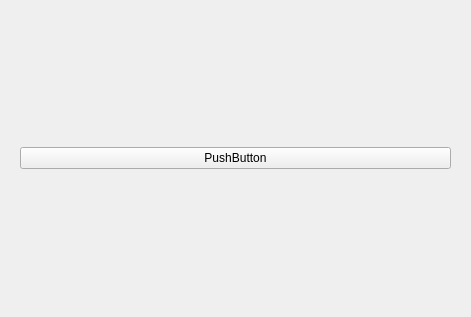
<?xml version="1.0" encoding="UTF-8"?>
<ui version="4.0">
 <class>Form</class>
 <widget class="qMRMLWidget" name="Form">
  <property name="geometry">
   <rect>
    <x>0</x>
    <y>0</y>
    <width>471</width>
    <height>317</height>
   </rect>
  </property>
  <property name="windowTitle">
   <string>Form</string>
  </property>
  <layout class="QVBoxLayout" name="verticalLayout">
   <item>
    <widget class="qMRMLCollapsibleButton" name="ResectionsCollapsibleButton" native="true">
     <property name="text" stdset="0">
      <string>Segments</string>
     </property>
     <layout class="QVBoxLayout" name="verticalLayout2">
      <item>
       <widget class="QPushButton" name="pushButton">
        <property name="text">
         <string>PushButton</string>
        </property>
       </widget>
      </item>
     </layout>
    </widget>
   </item>
  </layout>
 </widget>
 <customwidgets>
  <customwidget>
   <class>qMRMLWidget</class>
   <extends>QWidget</extends>
   <header>qmrmlwidget.h</header>
   <container>1</container>
  </customwidget>
  <customwidget>
   <class>ctkCollapsibleButton</class>
   <extends>QWidget</extends>
   <header>ctkCollapsibleButton.h</header>
   <container>1</container>
  </customwidget>
  <customwidget>
   <class>qMRMLCollapsibleButton</class>
   <extends>ctkCollapsibleButton</extends>
   <header>qMRMLCollapsibleButton.h</header>
   <container>1</container>
  </customwidget>
 </customwidgets>
 <resources/>
 <connections/>
</ui>
